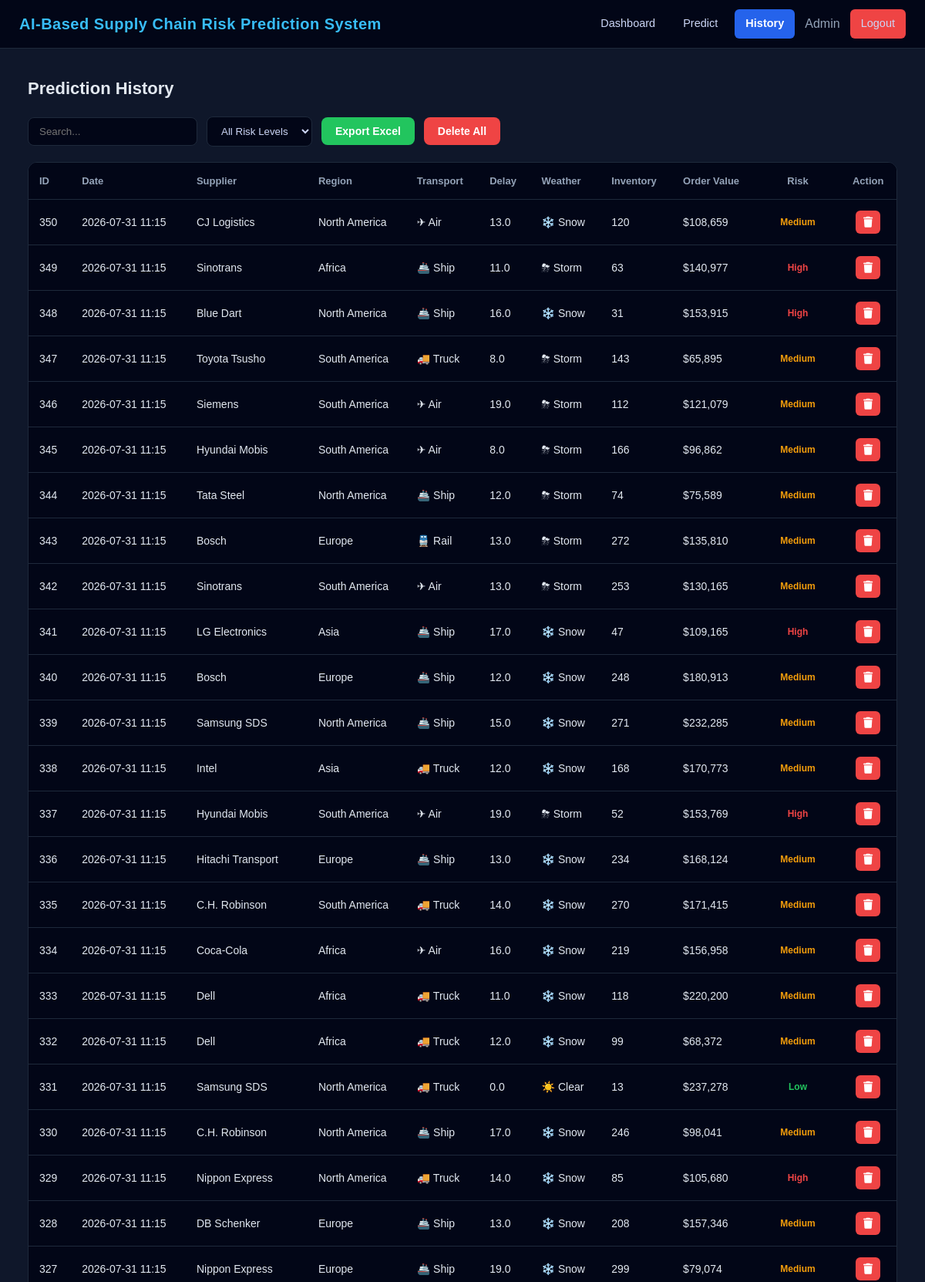
Screenshot of /history (signed in, upper part) with the database file from the repository.
### tables this page shows
CREATE TABLE predictions (
    id INTEGER PRIMARY KEY AUTOINCREMENT,
    date TEXT,
    supplier TEXT,
    region INTEGER,
    transport INTEGER,
    delay REAL,
    weather INTEGER,
    demand INTEGER,
    inventory INTEGER,
    traffic INTEGER,
    port_delay INTEGER,
    order_value REAL,
    fuel_cost REAL,
    risk TEXT
);

### app.py (the view)
@app.route("/history")
def history():
    if "user" not in session:
        return redirect("/")
    conn = get_db()
    cursor = conn.cursor()
    cursor.execute("SELECT * FROM predictions ORDER BY id DESC")
    rows = cursor.fetchall()
    conn.close()
    data = []
    for r in rows:
        data.append({
            "id": r[0],
            "date": r[1],
            "supplier": r[2],
            "region": r[3],
            "transport": r[4],
            "delay": r[5],
            "weather": r[6],
            "demand": r[7],
            "inventory": r[8],
            "traffic": r[9],
            "port_delay": r[10],
            "order_value": r[11],
            "fuel_cost": r[12],
            "risk_level": r[13]
        })
    return render_template("history.html", data=data)

### app.py (called while the page is built)
def get_db():
    return sqlite3.connect(DB_PATH)

### templates/history.html (shortened to what this page needs)
{% extends "base.html" %}
{% block content %}
<div class="history-container">
    <h2>Prediction History</h2>
    <div class="history-controls">
        <input type="text" id="searchInput" placeholder="Search..." onkeyup="applyFilters()">
        <select id="filterRisk" onchange="applyFilters()">
            <option value="">All Risk Levels</option>
        </select>
        <button onclick="exportToExcel()" class="export-btn">
            Export Excel
        </button>
        <button onclick="deleteAll()" class="delete-btn danger">
            Delete All
        </button>
    </div>
    <div class="table-container">
        <table id="historyTable">
            <thead>
                <tr>
                    <th>ID</th>
                    <th>Date</th>
                    <th>Supplier</th>
                    <th>Region</th>
                    <th>Transport</th>
                    <th>Delay</th>
                    <th>Weather</th>
                    <th>Inventory</th>
                    <th>Order Value</th>
                    <th>Risk</th>
                    <th>Action</th>
                </tr>
            </thead>
            <tbody>
                {% for row in data %}
                <tr>
                    <td>{{ row.id }}</td>
                    <td>{{ row.date }}</td>
                    <td>{{ row.supplier }}</td>
                    <td>
                        {% if row.region == 0 %} Asia
                        {% elif row.region == 1 %} Europe
                        {% elif row.region == 2 %} North America
                        {% elif row.region == 3 %} South America
                        {% elif row.region == 4 %} Africa
                        {% else %} Unknown
                        {% endif %}
                    </td>
                    <td>
                        {% if row.transport == 0 %} 🚚 Truck
                        {% elif row.transport == 1 %} 🚆 Rail
                        {% elif row.transport == 2 %} 🚢 Ship
                        {% elif row.transport == 3 %} ✈ Air
                        {% else %} Unknown
                        {% endif %}
                    </td>
                    <td>{{ row.delay }}</td>
                    <td>
                        {% if row.weather == 0 %}
                        ☀️ Clear
                        {% elif row.weather == 1 %}
                        🌧 Rain
                        {% elif row.weather == 2 %}
                        ⛈ Storm
                        {% elif row.weather == 3 %}
                        ❄️ Snow
                        {% elif row.weather == 4 %}
                        🌫 Fog
                        {% else %}
                        🌤 Unknown
                        {% endif %}
                    </td>
                    <td>{{ row.inventory }}</td>
                    <td>${{ "{:,.0f}".format(row.order_value) }}</td>
                    <td>
                        <span class="risk-badge
                            {% if row.risk_level == 'High' %} risk-high
                            {% elif row.risk_level == 'Medium' %} risk-medium
                            {% else %} risk-low
                            {% endif %}
                        ">
                            {{ row.risk_level }}
                        </span>
                    </td>
                    <td>
                        <button onclick="deleteSingle({{ row.id }})" class="delete-btn icon">
                            <i class="fa-solid fa-trash"></i>
                        </button>
                    </td>
                </tr>
                {% else %}
                <tr>
                    <td colspan="9" style="text-align:center; padding:20px;">
                        No prediction history found
                    </td>
                </tr>
                {% endfor %}
            </tbody>
        </table>
    </div>
</div>
{% endblock %}

### templates/base.html (shortened to what this page needs)
<!DOCTYPE html>
<html lang="en">
<head>
    <link rel="stylesheet" href="{{ url_for('static', filename='css/style.css') }}">
    <link rel="stylesheet" href="{{ url_for('static', filename='css/dark-theme.css') }}">
    <link rel="stylesheet" href="https://cdnjs.cloudflare.com/ajax/libs/font-awesome/6.5.0/css/all.min.css">
</head>
<body>
    <nav class="navbar">
        <div class="nav-left">
            <span class="logo">AI-Based Supply Chain Risk Prediction System</span>
        </div>
        <div class="nav-right">
            <a href="/dashboard" class="{% if request.path == '/dashboard' %}active{% endif %}">Dashboard</a>
            <a href="/predict" class="{% if request.path == '/predict' %}active{% endif %}">Predict</a>
            <a href="/history" class="{% if request.path == '/history' %}active{% endif %}">History</a>
            <span class="user">Admin</span>
            <a href="/logout" class="logout-btn">Logout</a>
        </div>
    </nav>
    <main class="main-content" id="dashboard-content">
        {% block content %}
        {% endblock %}
    </main>
</body>
</html>

### static/css/style.css (style rules this page uses)
* { margin: 0; padding: 0; box-sizing: border-box; }
body { font-family: Arial, Helvetica, sans-serif; line-height: 1.5; }
.navbar { display: flex; justify-content: space-between; align-items: center; padding: 15px 20px; }
.nav-left, .nav-center, .nav-right { display: flex; align-items: center; }
.nav-right { gap: 10px; }
.main-content { min-height: calc(100vh - 70px); }
button { cursor: pointer; font-size: 14px; }
.history-controls { flex-wrap: wrap; }
table th { font-size: 14px; }
table td { font-size: 13px; }

### static/css/dark-theme.css (style rules this page uses)
body { background-color: #0f172a; color: #e2e8f0; }
.navbar { background: #020617; border-bottom: 1px solid #1e293b; display: flex; justify-content: space-between; align-items: center; padding: 12px 25px; }
.navbar .logo { font-size: 20px; font-weight: 700; color: #38bdf8; letter-spacing: 0.5px; }
.nav-right { display: flex; align-items: center; gap: 8px; }
.navbar a { text-decoration: none; color: #cbd5f5; padding: 8px 14px; border-radius: 6px; font-size: 14.5px; font-weight: 500; transition: all 0.2s ease; }
.navbar a.active { background: #2563eb; color: #fff; font-weight: 600; }
.nav-right .user { margin-left: 5px; margin-right: 5px; color: #94a3b8; font-weight: 500; }
.logout-btn { background: #ef4444; padding: 6px 14px; border-radius: 6px; color: white; text-decoration: none; font-weight: 500; }
.main-content { padding: 20px; }
.export-btn { background: #22c55e; padding: 10px 15px; border-radius: 6px; border: none; color: white; cursor: pointer; font-weight: bold; }
.history-container { max-width: 1200px; margin: 15px auto; padding: 0 16px; }
.history-container h2 { font-size: 22px; font-weight: 600; color: #e2e8f0; margin-bottom: 20px; }
.history-controls { display: flex; gap: 12px; margin-bottom: 20px; flex-wrap: wrap; align-items: center; }
.history-controls input { padding: 10px 14px; border-radius: 8px; border: 1px solid #1e293b; background: #020617; color: #cbd5f5; outline: none; min-width: 220px; }
.history-controls select { padding: 10px 14px; border-radius: 8px; border: 1px solid #1e293b; background: #020617; color: #cbd5f5; outline: none; }
.export-btn { background: #22c55e; color: white; border: none; padding: 10px 18px; border-radius: 8px; cursor: pointer; transition: 0.2s; font-weight: bold; }
.delete-btn { background: #ef4444; color: white; border: none; padding: 10px 18px; border-radius: 8px; cursor: pointer; transition: 0.2s; font-weight: bold; }
.delete-btn.icon { background: #ef4444; border: none; border-radius: 6px; padding: 8px 10px; cursor: pointer; display: inline-flex; align-items: center; justify-content: center; transition: all 0.2s ease; }
.delete-btn.icon i { color: #ffffff; font-size: 14px; }
.table-container { border-radius: 12px; border: 1px solid #1e293b; overflow: hidden; }
#historyTable { width: 100%; border-collapse: collapse; background: #020617; }
#historyTable thead { background: #020617; }
#historyTable th { padding: 14px; text-align: left; font-size: 13px; color: #94a3b8; border-bottom: 1px solid #1e293b; }
#historyTable td { padding: 14px; border-bottom: 1px solid #1e293b; color: #e2e8f0; font-size: 14px; }
#historyTable th:nth-last-child(2), #historyTable td:nth-last-child(2) { text-align: center; }
#historyTable th:last-child, #historyTable td:last-child { text-align: center; }
.history-container .risk-badge { padding: 5px 14px; border-radius: 999px; font-size: 12px; font-weight: 600; display: inline-block; }
.history-container .risk-high { color: #ef4444; }
.history-container .risk-medium { color: #f59e0b; }
.history-container .risk-low { color: #22c55e; }

### rows the page displays
predictions: id "350", date "2026-07-31 11:15", supplier "CJ Logistics", region "North America", transport "✈ Air", delay "13.0", weather "❄️ Snow", inventory "120", order_value "108,659", risk_level "Medium"
predictions: id "349", date "2026-07-31 11:15", supplier "Sinotrans", region "Africa", transport "🚢 Ship", delay "11.0", weather "⛈ Storm", inventory "63", order_value "140,977", risk_level "High"
predictions: id "348", date "2026-07-31 11:15", supplier "Blue Dart", region "North America", transport "🚢 Ship", delay "16.0", weather "❄️ Snow", inventory "31", order_value "153,915", risk_level "High"
predictions: id "347", date "2026-07-31 11:15", supplier "Toyota Tsusho", region "South America", transport "🚚 Truck", delay "8.0", weather "⛈ Storm", inventory "143", order_value "65,895", risk_level "Medium"
predictions: id "346", date "2026-07-31 11:15", supplier "Siemens", region "South America", transport "✈ Air", delay "19.0", weather "⛈ Storm", inventory "112", order_value "121,079", risk_level "Medium"
predictions: id "345", date "2026-07-31 11:15", supplier "Hyundai Mobis", region "South America", transport "✈ Air", delay "8.0", weather "⛈ Storm", inventory "166", order_value "96,862", risk_level "Medium"
predictions: id "344", date "2026-07-31 11:15", supplier "Tata Steel", region "North America", transport "🚢 Ship", delay "12.0", weather "⛈ Storm", inventory "74", order_value "75,589", risk_level "Medium"
predictions: id "343", date "2026-07-31 11:15", supplier "Bosch", region "Europe", transport "🚆 Rail", delay "13.0", weather "⛈ Storm", inventory "272", order_value "135,810", risk_level "Medium"
predictions: id "342", date "2026-07-31 11:15", supplier "Sinotrans", region "South America", transport "✈ Air", delay "13.0", weather "⛈ Storm", inventory "253", order_value "130,165", risk_level "Medium"
predictions: id "341", date "2026-07-31 11:15", supplier "LG Electronics", region "Asia", transport "🚢 Ship", delay "17.0", weather "❄️ Snow", inventory "47", order_value "109,165", risk_level "High"
predictions: id "340", date "2026-07-31 11:15", supplier "Bosch", region "Europe", transport "🚢 Ship", delay "12.0", weather "❄️ Snow", inventory "248", order_value "180,913", risk_level "Medium"
predictions: id "339", date "2026-07-31 11:15", supplier "Samsung SDS", region "North America", transport "🚢 Ship", delay "15.0", weather "❄️ Snow", inventory "271", order_value "232,285", risk_level "Medium"
predictions: id "338", date "2026-07-31 11:15", supplier "Intel", region "Asia", transport "🚚 Truck", delay "12.0", weather "❄️ Snow", inventory "168", order_value "170,773", risk_level "Medium"
predictions: id "337", date "2026-07-31 11:15", supplier "Hyundai Mobis", region "South America", transport "✈ Air", delay "19.0", weather "⛈ Storm", inventory "52", order_value "153,769", risk_level "High"
predictions: id "336", date "2026-07-31 11:15", supplier "Hitachi Transport", region "Europe", transport "🚢 Ship", delay "13.0", weather "❄️ Snow", inventory "234", order_value "168,124", risk_level "Medium"
predictions: id "335", date "2026-07-31 11:15", supplier "C.H. Robinson", region "South America", transport "🚚 Truck", delay "14.0", weather "❄️ Snow", inventory "270", order_value "171,415", risk_level "Medium"
predictions: id "334", date "2026-07-31 11:15", supplier "Coca-Cola", region "Africa", transport "✈ Air", delay "16.0", weather "❄️ Snow", inventory "219", order_value "156,958", risk_level "Medium"
predictions: id "333", date "2026-07-31 11:15", supplier "Dell", region "Africa", transport "🚚 Truck", delay "11.0", weather "❄️ Snow", inventory "118", order_value "220,200", risk_level "Medium"
predictions: id "332", date "2026-07-31 11:15", supplier "Dell", region "Africa", transport "🚚 Truck", delay "12.0", weather "❄️ Snow", inventory "99", order_value "68,372", risk_level "Medium"
predictions: id "331", date "2026-07-31 11:15", supplier "Samsung SDS", region "North America", transport "🚚 Truck", delay "0.0", weather "☀️ Clear", inventory "13", order_value "237,278", risk_level "Low"
predictions: id "330", date "2026-07-31 11:15", supplier "C.H. Robinson", region "North America", transport "🚢 Ship", delay "17.0", weather "❄️ Snow", inventory "246", order_value "98,041", risk_level "Medium"
predictions: id "329", date "2026-07-31 11:15", supplier "Nippon Express", region "North America", transport "🚚 Truck", delay "14.0", weather "❄️ Snow", inventory "85", order_value "105,680", risk_level "High"
predictions: id "328", date "2026-07-31 11:15", supplier "DB Schenker", region "Europe", transport "🚢 Ship", delay "13.0", weather "❄️ Snow", inventory "208", order_value "157,346", risk_level "Medium"
predictions: id "327", date "2026-07-31 11:15", supplier "Nippon Express", region "Europe", transport "🚢 Ship", delay "19.0", weather "❄️ Snow", inventory "299", order_value "79,074", risk_level "Medium"
